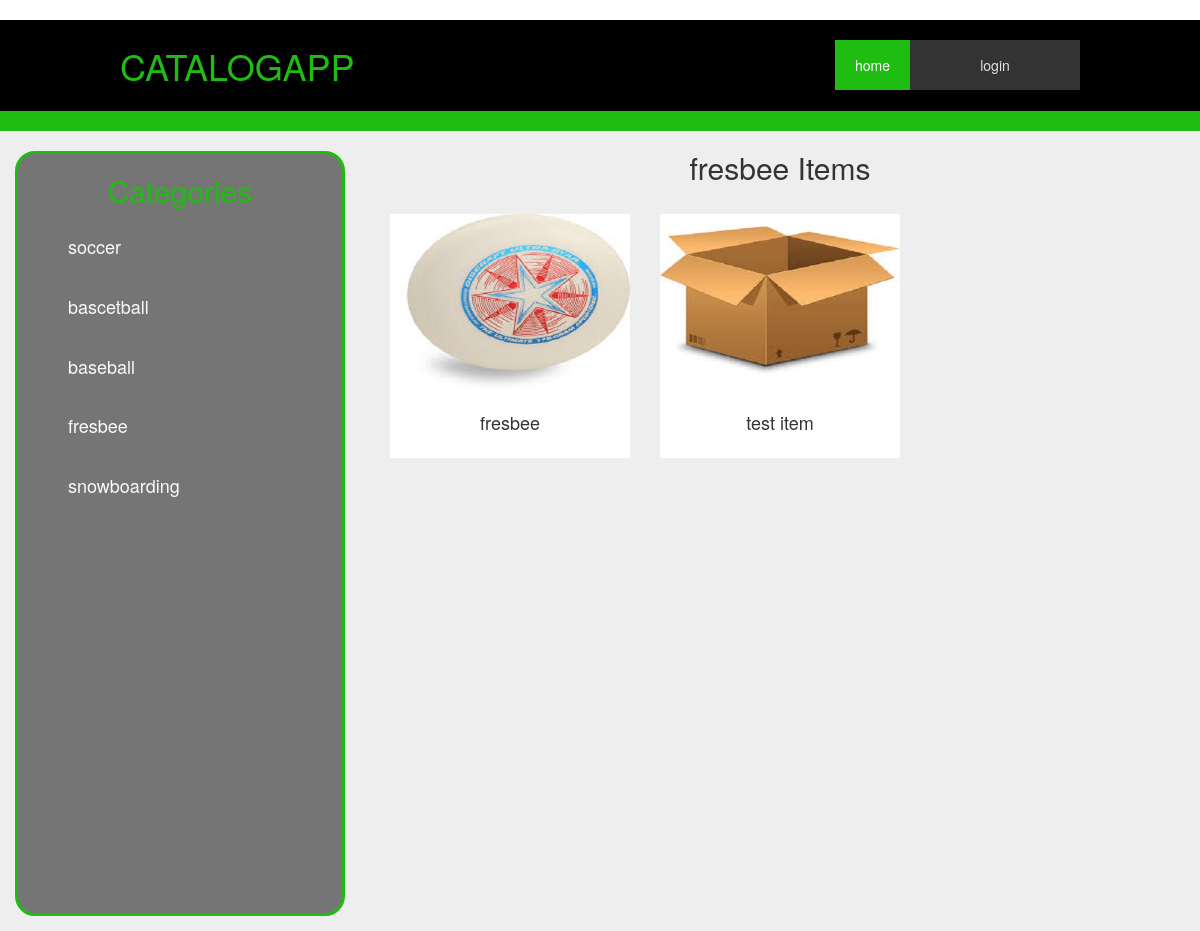
The page /catalog/fresbee/items/?category_id=4 on the database its author committed.
### db_setup.py (models this page shows, shortened)
class Category(Base):
    __tablename__ = 'category'
    id = Column(Integer, primary_key=True)
    name = Column(String(80), nullable=False)

class Item(Base):
    __tablename__ = 'item'
    id = Column(Integer, primary_key=True)
    name = Column(String(80), nullable=False)
    description = Column(String(250))
    photo = Column(String(250))
    category_id = Column(Integer, ForeignKey('category.id'))
    category = relationship(Category)
    user_id = Column(Integer, ForeignKey('user.id'))
    user = relationship(User)

### catalogapp.py (the view)
@app.route('/catalog/<string:category>/items/')
def showItems(category):
    category_id = request.args.get('category_id')
    categories = session.query(Category).all()
    items = session.query(Item).filter_by(category_id=category_id).all()
    return render_template('items.html', categories=categories,
                           items=items, categoryname=category)

### templates/items.html (shortened to what this page needs)
﻿{% extends "main.html" %}
{% block content %}
{% include "header.html" %}
    <div  class="bg-gry">
        <div id="sidbar">
            <div id='Categories'>
                <h2>Categories</h2>
                    <ul>
                        {% for c in categories%}
                        <li><a href="{{ url_for('showItems',category = c.name, category_id = c.id)}}"><h4>{{c.name}}</h4></a></li>
                        {% endfor %}
                    </ul>
            </div>
        </div>
        <div class="items">
            <div >
                <div class="text-center">
                    <h2>{{categoryname}} Items</h2>
                    <br>
                </div>
            </div>
            <div>
                {% for i in items%}
                <div class="item">
                    <a href="{{ url_for('itemInfo',category = i.category.name, item=i.name, item_id=i.id)}}" class="link" >
                    {% if i.photo != None%}
                    <img src="/static/img/{{i.photo}}" >
                    {% else %}
                    <img src="{{ url_for('static', filename='img/none.jpg') }}" >
                    {% endif %}
                    </a>
                    <div class="item-caption">
                        <h4>{{ i.name }}</h4>
                    </div>
                </div>
                {% endfor%}
            </div>
        </div>
    </div>
        {% endblock %}

### static/styles.css (style rules this page uses)
* { -webkit-box-sizing: border-box; -moz-box-sizing: border-box; box-sizing: border-box; }
body { margin: 0; }
h1, h2, h3, h4, h5, h6 { margin-top: 20px; margin-bottom: 10px; font-weight: 700; }
h2 { font-size: 30px; }
h4 { font-size: 18px; }
.text-center { text-align: center; }
.bg-gry { display: flex; min-height: 800px; background-color: #eeeeee; }
.items { flex: 0 0 70%; padding-right: 15px; padding-left: 15px; margin-right: auto; margin-left: auto; background-color: #eeeeee; }
#sidbar { flex: 30%; top: 0; left: 0; background-color: #eeeeee; padding: 15px; padding-top: 20px; display: flex; flex-direction: column; }
#sidbar h2 { width: 100%; text-align: center; color: rgb(31, 189, 17); margin: 1 px; }
#sidbar #Categories { border-radius: 20px; border: solid rgb(31, 189, 17); flex: 90%; background: #757575; }
#sidbar ul li { padding:10px; list-style-type: none; }
#sidbar ul li h4 { color: #fafafa; }
.item { margin: 0 0 15px; right: 0; position: relative; min-height: 1px; padding-right: 15px; padding-left: 15px; float: left; width: 33.33333333%; }
.item .link { display: block; position: relative; max-width: 300px; margin: 0 auto; }
.item .item-caption { max-width: 400px; margin: 0 auto; background-color: white; text-align: center; padding: 25px; }
.item .item-caption h4 { text-transform: none; margin: 0; }
.item .link img { display: block; max-width: 100%; width: auto; height: auto; }

### rows shown on the page
Category: name "soccer"
Category: name "bascetball"
Category: name "baseball"
Category: name "fresbee"
Category: name "snowboarding"
Item: photo (picture), name "fresbee"
Item: name "test item"

### other values the page prints
{{ categoryname }} "fresbee"
